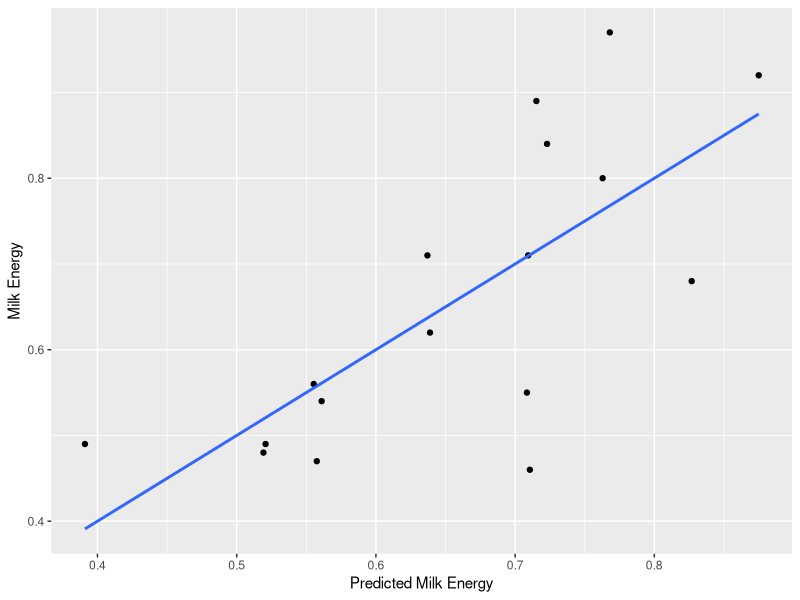
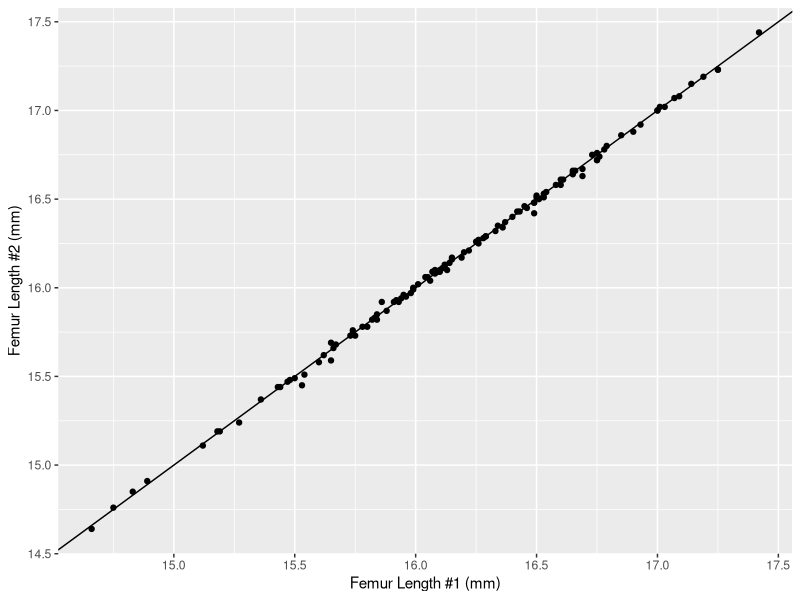

These figures' R source, in order:
## ---- chunk 1
library(tidyverse)
library(cowplot)
library(readxl)
library(GGally)
library(ggrepel)
#library(rgl)

## ---- chunk 2
milk <- read_excel("../data/Milk.xlsx", na = "NA")
M <- milk %>% select(species, kcal.per.g, mass, neocortex.perc) %>%
  drop_na()
names(M) <- c("Species", "Milk_Energy", "Mass", "Neocortex")
M <- M %>% mutate(log_Mass = log(Mass))
## ---- chunk 3
#plot3d(M$Fat, M$Lactose, M$Milk_Energy,
 #      type = "s", col = "red", size = 1,
  #     xlab = "Fat Percent",
   #    ylab = "Lactose Percent",
    #   zlab = "Milk Energy")
## ---- chunk 4
fm_Multi <- lm(Milk_Energy ~ Neocortex + log_Mass, data = M)
summary(fm_Multi)
## ---- chunk 5
y_hat<-fm_Multi$fitted.values

ggplot(M, aes(x=y_hat, y=M$Milk_Energy)) +
  geom_point() +
  geom_smooth(method='lm', se=FALSE) +
  ylab('Milk Energy') +
  xlab('Predicted Milk Energy') 
## ---- chunk 6
y_hat<-fm_Multi$fitted.values

cor(y_hat,M$Milk_Energy)^2

summary(fm_Multi)$r.squared

## ---- chunk 7
JL <- read_csv("../data/JetLag.csv") %>% 
  mutate(Treatment = factor(Treatment))
fm_lm <- lm(Shift ~ Treatment, data = JL)
## ---- chunk 8
anova(fm_lm)
## ---- chunk 9
M <- read_excel("../data/G44_Morphometrics.xlsx")
glimpse(M)
## ---- chunk 10
ggplot(M, aes(Len1, Len2)) +
  geom_abline(slope = 1, intercept = 0) +
  geom_point() +
  xlab("Femur Length #1 (mm)") +
  ylab("Femur Length #2 (mm)")
## ---- chunk 11
Lengths <- data.frame(Fem_Len = c(M$Len1, M$Len2),
                      MouseID = factor(c(M$MouseID, M$MouseID)))
Lengths <- Lengths %>% drop_na()
glimpse(Lengths)
## ---- chunk 12
fm <- anova(lm(Fem_Len ~ MouseID, data = Lengths))
print(fm, digits = 5)
## ---- chunk 13
var_a <- (0.63579 - 0.00018) / 2
var_a / (var_a + 0.00018)
